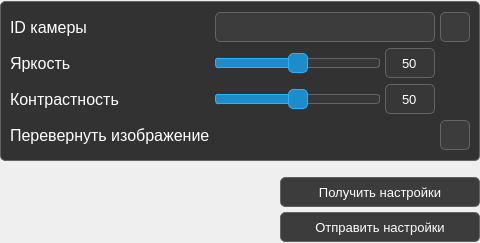
<?xml version="1.0" encoding="UTF-8"?>
<ui version="4.0">
 <class>CameraSettingsWidget</class>
 <widget class="QWidget" name="CameraSettingsWidget">
  <property name="geometry">
   <rect>
    <x>0</x>
    <y>0</y>
    <width>480</width>
    <height>243</height>
   </rect>
  </property>
  <property name="minimumSize">
   <size>
    <width>480</width>
    <height>243</height>
   </size>
  </property>
  <property name="maximumSize">
   <size>
    <width>480</width>
    <height>243</height>
   </size>
  </property>
  <property name="windowTitle">
   <string>CameraSettingsWidget</string>
  </property>
  <layout class="QGridLayout" name="gridLayout_2">
   <property name="leftMargin">
    <number>0</number>
   </property>
   <property name="topMargin">
    <number>0</number>
   </property>
   <property name="rightMargin">
    <number>0</number>
   </property>
   <property name="bottomMargin">
    <number>0</number>
   </property>
   <property name="spacing">
    <number>0</number>
   </property>
   <item row="0" column="0">
    <widget class="QWidget" name="MainWidget" native="true">
     <property name="sizePolicy">
      <sizepolicy hsizetype="Preferred" vsizetype="Preferred">
       <horstretch>0</horstretch>
       <verstretch>0</verstretch>
      </sizepolicy>
     </property>
     <property name="minimumSize">
      <size>
       <width>480</width>
       <height>160</height>
      </size>
     </property>
     <property name="maximumSize">
      <size>
       <width>480</width>
       <height>160</height>
      </size>
     </property>
     <property name="styleSheet">
      <string notr="true">background-color: rgb(50,50,50);
border: 1px solid rgb(100,100,100);
border-radius: 5px;</string>
     </property>
     <layout class="QGridLayout" name="gridLayout">
      <property name="leftMargin">
       <number>10</number>
      </property>
      <property name="topMargin">
       <number>10</number>
      </property>
      <property name="rightMargin">
       <number>10</number>
      </property>
      <property name="bottomMargin">
       <number>10</number>
      </property>
      <property name="spacing">
       <number>5</number>
      </property>
      <item row="0" column="0">
       <widget class="QLabel" name="CameraIDLabel">
        <property name="sizePolicy">
         <sizepolicy hsizetype="Preferred" vsizetype="Fixed">
          <horstretch>0</horstretch>
          <verstretch>0</verstretch>
         </sizepolicy>
        </property>
        <property name="minimumSize">
         <size>
          <width>0</width>
          <height>30</height>
         </size>
        </property>
        <property name="maximumSize">
         <size>
          <width>16777215</width>
          <height>30</height>
         </size>
        </property>
        <property name="font">
         <font>
          <pointsize>12</pointsize>
         </font>
        </property>
        <property name="styleSheet">
         <string notr="true">color:rgb(255,255,255);
border: none;
background: transparent;</string>
        </property>
        <property name="text">
         <string>ID камеры</string>
        </property>
       </widget>
      </item>
      <item row="0" column="3">
       <widget class="QPushButton" name="RefreshCameraIDsButton">
        <property name="sizePolicy">
         <sizepolicy hsizetype="Fixed" vsizetype="Fixed">
          <horstretch>0</horstretch>
          <verstretch>0</verstretch>
         </sizepolicy>
        </property>
        <property name="minimumSize">
         <size>
          <width>30</width>
          <height>30</height>
         </size>
        </property>
        <property name="maximumSize">
         <size>
          <width>30</width>
          <height>30</height>
         </size>
        </property>
        <property name="font">
         <font>
          <family>Arial</family>
          <pointsize>10</pointsize>
          <weight>50</weight>
          <bold>false</bold>
          <stylestrategy>PreferDefault</stylestrategy>
          <kerning>true</kerning>
         </font>
        </property>
        <property name="cursor">
         <cursorShape>ArrowCursor</cursorShape>
        </property>
        <property name="toolTip">
         <string>Обновить</string>
        </property>
        <property name="layoutDirection">
         <enum>Qt::RightToLeft</enum>
        </property>
        <property name="styleSheet">
         <string notr="true">QPushButton {
	color: white;
	background-color:rgb(60,60,60);
	border: 1px solid rgb(100,100,100);
	border-radius:5px;
	icon: url(Icons/ReloadIcon.png);
}

QPushButton:hover:!pressed {
    background-color: rgb(70,70,70);
}

QToolTip
{
	color: white;
	background-color: rgb(30,140,200);
	border: 1px solid rgb(38,179,255);
	border-radius: 3px;
}</string>
        </property>
        <property name="text">
         <string/>
        </property>
        <property name="iconSize">
         <size>
          <width>20</width>
          <height>20</height>
         </size>
        </property>
        <property name="autoDefault">
         <bool>false</bool>
        </property>
       </widget>
      </item>
      <item row="1" column="0">
       <widget class="QLabel" name="BrighnessLabel">
        <property name="sizePolicy">
         <sizepolicy hsizetype="Preferred" vsizetype="Fixed">
          <horstretch>0</horstretch>
          <verstretch>0</verstretch>
         </sizepolicy>
        </property>
        <property name="minimumSize">
         <size>
          <width>0</width>
          <height>30</height>
         </size>
        </property>
        <property name="maximumSize">
         <size>
          <width>16777215</width>
          <height>30</height>
         </size>
        </property>
        <property name="font">
         <font>
          <pointsize>12</pointsize>
          <weight>50</weight>
          <bold>false</bold>
         </font>
        </property>
        <property name="styleSheet">
         <string notr="true">color:rgb(255,255,255);
border: none;
background: transparent;</string>
        </property>
        <property name="text">
         <string>Яркость</string>
        </property>
       </widget>
      </item>
      <item row="1" column="1">
       <widget class="QSlider" name="BrightnessSlider">
        <property name="sizePolicy">
         <sizepolicy hsizetype="Preferred" vsizetype="Fixed">
          <horstretch>0</horstretch>
          <verstretch>0</verstretch>
         </sizepolicy>
        </property>
        <property name="minimumSize">
         <size>
          <width>0</width>
          <height>30</height>
         </size>
        </property>
        <property name="maximumSize">
         <size>
          <width>16777215</width>
          <height>30</height>
         </size>
        </property>
        <property name="styleSheet">
         <string notr="true">QSlider {
	background: transparent;
	border: none;
}

QSlider::groove:horizontal {
    border: 1px solid rgb(100,100,100);
	border-radius: 3px;
    height: 8px;
    background: rgb(55,55,55);
    margin: 2px 0;
}

QSlider::handle:horizontal {
    background: rgb(30,140,200);
    border: 1px solid rgb(38,179,255);
	border-radius: 5px;
    width: 18px;
    margin: -6px 0; /* handle is placed by default on the contents rect of the groove. Expand outside the groove */
}

QSlider::sub-page:horizontal {
    border: 1px solid rgb(38,179,255);
	border-radius: 3px;
    height: 8px;
    background: rgb(30,140,200);
	margin: 2px 0;
}</string>
        </property>
        <property name="maximum">
         <number>100</number>
        </property>
        <property name="singleStep">
         <number>1</number>
        </property>
        <property name="pageStep">
         <number>1</number>
        </property>
        <property name="value">
         <number>50</number>
        </property>
        <property name="sliderPosition">
         <number>50</number>
        </property>
        <property name="orientation">
         <enum>Qt::Horizontal</enum>
        </property>
        <property name="tickPosition">
         <enum>QSlider::NoTicks</enum>
        </property>
        <property name="tickInterval">
         <number>0</number>
        </property>
       </widget>
      </item>
      <item row="1" column="2">
       <widget class="QLineEdit" name="BrightnessEdit">
        <property name="sizePolicy">
         <sizepolicy hsizetype="Fixed" vsizetype="Fixed">
          <horstretch>0</horstretch>
          <verstretch>0</verstretch>
         </sizepolicy>
        </property>
        <property name="minimumSize">
         <size>
          <width>50</width>
          <height>30</height>
         </size>
        </property>
        <property name="maximumSize">
         <size>
          <width>50</width>
          <height>30</height>
         </size>
        </property>
        <property name="font">
         <font>
          <family>Arial</family>
          <pointsize>10</pointsize>
          <weight>50</weight>
          <italic>false</italic>
          <bold>false</bold>
          <kerning>true</kerning>
         </font>
        </property>
        <property name="mouseTracking">
         <bool>false</bool>
        </property>
        <property name="styleSheet">
         <string notr="true">QLineEdit {
	font: 10pt &quot;Arial&quot;;
	color: white;
	background: rgb(55,55,55);
	selection-background-color: rgb(30,140,200);
    border: 1px solid rgb(100,100,100);
    border-radius: 5px;
}</string>
        </property>
        <property name="text">
         <string>50</string>
        </property>
        <property name="maxLength">
         <number>3</number>
        </property>
        <property name="alignment">
         <set>Qt::AlignCenter</set>
        </property>
        <property name="readOnly">
         <bool>false</bool>
        </property>
       </widget>
      </item>
      <item row="2" column="0">
       <widget class="QLabel" name="ContrastLabel">
        <property name="sizePolicy">
         <sizepolicy hsizetype="Preferred" vsizetype="Fixed">
          <horstretch>0</horstretch>
          <verstretch>0</verstretch>
         </sizepolicy>
        </property>
        <property name="minimumSize">
         <size>
          <width>0</width>
          <height>30</height>
         </size>
        </property>
        <property name="maximumSize">
         <size>
          <width>16777215</width>
          <height>30</height>
         </size>
        </property>
        <property name="font">
         <font>
          <pointsize>12</pointsize>
          <weight>50</weight>
          <bold>false</bold>
         </font>
        </property>
        <property name="styleSheet">
         <string notr="true">color:rgb(255,255,255);
border: none;
background: transparent;</string>
        </property>
        <property name="text">
         <string>Контрастность</string>
        </property>
       </widget>
      </item>
      <item row="2" column="1">
       <widget class="QSlider" name="ContrastSlider">
        <property name="sizePolicy">
         <sizepolicy hsizetype="Preferred" vsizetype="Fixed">
          <horstretch>0</horstretch>
          <verstretch>0</verstretch>
         </sizepolicy>
        </property>
        <property name="minimumSize">
         <size>
          <width>0</width>
          <height>30</height>
         </size>
        </property>
        <property name="maximumSize">
         <size>
          <width>16777215</width>
          <height>30</height>
         </size>
        </property>
        <property name="styleSheet">
         <string notr="true">QSlider {
	background: transparent;
	border: none;
}

QSlider::groove:horizontal {
    border: 1px solid rgb(100,100,100);
	border-radius: 3px;
    height: 8px;
    background: rgb(55,55,55);
    margin: 2px 0;
}

QSlider::handle:horizontal {
    background: rgb(30,140,200);
    border: 1px solid rgb(38,179,255);
	border-radius: 5px;
    width: 18px;
    margin: -6px 0; /* handle is placed by default on the contents rect of the groove. Expand outside the groove */
}

QSlider::sub-page:horizontal {
    border: 1px solid rgb(38,179,255);
	border-radius: 3px;
    height: 8px;
    background: rgb(30,140,200);
	margin: 2px 0;
}</string>
        </property>
        <property name="maximum">
         <number>100</number>
        </property>
        <property name="singleStep">
         <number>1</number>
        </property>
        <property name="pageStep">
         <number>1</number>
        </property>
        <property name="value">
         <number>50</number>
        </property>
        <property name="sliderPosition">
         <number>50</number>
        </property>
        <property name="orientation">
         <enum>Qt::Horizontal</enum>
        </property>
        <property name="tickPosition">
         <enum>QSlider::NoTicks</enum>
        </property>
        <property name="tickInterval">
         <number>0</number>
        </property>
       </widget>
      </item>
      <item row="2" column="2">
       <widget class="QLineEdit" name="ContrastEdit">
        <property name="sizePolicy">
         <sizepolicy hsizetype="Fixed" vsizetype="Fixed">
          <horstretch>0</horstretch>
          <verstretch>0</verstretch>
         </sizepolicy>
        </property>
        <property name="minimumSize">
         <size>
          <width>50</width>
          <height>30</height>
         </size>
        </property>
        <property name="maximumSize">
         <size>
          <width>50</width>
          <height>30</height>
         </size>
        </property>
        <property name="font">
         <font>
          <family>Arial</family>
          <pointsize>10</pointsize>
          <weight>50</weight>
          <italic>false</italic>
          <bold>false</bold>
          <kerning>true</kerning>
         </font>
        </property>
        <property name="mouseTracking">
         <bool>false</bool>
        </property>
        <property name="styleSheet">
         <string notr="true">QLineEdit {
	font: 10pt &quot;Arial&quot;;
	color: white;
	background: rgb(55,55,55);
	selection-background-color: rgb(30,140,200);
    border: 1px solid rgb(100,100,100);
    border-radius: 5px;
}</string>
        </property>
        <property name="text">
         <string>50</string>
        </property>
        <property name="maxLength">
         <number>3</number>
        </property>
        <property name="alignment">
         <set>Qt::AlignCenter</set>
        </property>
        <property name="readOnly">
         <bool>false</bool>
        </property>
       </widget>
      </item>
      <item row="3" column="0">
       <widget class="QLabel" name="RotateImageLabel">
        <property name="sizePolicy">
         <sizepolicy hsizetype="Preferred" vsizetype="Fixed">
          <horstretch>0</horstretch>
          <verstretch>0</verstretch>
         </sizepolicy>
        </property>
        <property name="minimumSize">
         <size>
          <width>0</width>
          <height>30</height>
         </size>
        </property>
        <property name="maximumSize">
         <size>
          <width>16777215</width>
          <height>30</height>
         </size>
        </property>
        <property name="font">
         <font>
          <family>MS Shell Dlg 2</family>
          <pointsize>12</pointsize>
          <weight>50</weight>
          <bold>false</bold>
          <kerning>true</kerning>
         </font>
        </property>
        <property name="mouseTracking">
         <bool>false</bool>
        </property>
        <property name="styleSheet">
         <string notr="true">color:rgb(255,255,255);
border: none;
background: transparent;</string>
        </property>
        <property name="text">
         <string>Перевернуть изображение</string>
        </property>
       </widget>
      </item>
      <item row="3" column="3">
       <widget class="QCheckBox" name="RotateImageCheckBox">
        <property name="sizePolicy">
         <sizepolicy hsizetype="Fixed" vsizetype="Fixed">
          <horstretch>0</horstretch>
          <verstretch>0</verstretch>
         </sizepolicy>
        </property>
        <property name="minimumSize">
         <size>
          <width>30</width>
          <height>30</height>
         </size>
        </property>
        <property name="maximumSize">
         <size>
          <width>30</width>
          <height>30</height>
         </size>
        </property>
        <property name="mouseTracking">
         <bool>false</bool>
        </property>
        <property name="toolTip">
         <string/>
        </property>
        <property name="layoutDirection">
         <enum>Qt::RightToLeft</enum>
        </property>
        <property name="styleSheet">
         <string notr="true">QCheckBox {
    spacing: 5px;
	border: none;
}

QCheckBox::indicator {
	background-color: rgb(60,60,60);
	border: 1px solid rgb(100,100,100);
	border-radius: 5px;
    width: 28px;
    height: 28px;
}

QCheckBox::indicator:unchecked {
    background-color: rgb(60,60,60);
	border-color: rgb(100,100,100);
}

QCheckBox::indicator::unchecked:hover
{
	background-color: rgb(70,70,70);
}

QCheckBox::indicator:checked {
    background-color: rgb(30,140,200);
	border-color: rgb(38,179,255);
	image: url(Icons/CheckBoxIndicator.png);
}

QCheckBox::indicator::checked:hover
{
	background-color: rgb(40,150,210);
}

QToolTip
{
	color: white;
	background-color: rgb(30,140,200);
	border: 1px solid rgb(38,179,255);
	border-radius: 3px;
}</string>
        </property>
        <property name="text">
         <string/>
        </property>
        <property name="iconSize">
         <size>
          <width>10</width>
          <height>10</height>
         </size>
        </property>
        <property name="checked">
         <bool>true</bool>
        </property>
       </widget>
      </item>
      <item row="0" column="1" colspan="2">
       <widget class="QComboBox" name="CameraIDComboBox">
        <property name="minimumSize">
         <size>
          <width>0</width>
          <height>30</height>
         </size>
        </property>
        <property name="maximumSize">
         <size>
          <width>16777215</width>
          <height>30</height>
         </size>
        </property>
        <property name="styleSheet">
         <string notr="true">QComboBox {
	font: 10pt &quot;MS Shell Dlg 2&quot;;
	color: white;
    padding: 1px 18px 1px 5px;
}

QComboBox:editable {
    background: rgb(60,60,60);
	border: 1px solid rgb(100,100,100) ;
    border-top-left-radius: 5px;
	border-top-right-radius: 5px;
}

QComboBox:!editable, QComboBox::drop-down:editable { /* Штука не выдвинута*/
	background: rgb(60,60,60);
	border: 1px solid rgb(100,100,100) ;
    border-top-left-radius: 5px;
	border-top-right-radius: 5px;
	border-bottom-left-radius: 5px;
	border-bottom-right-radius: 5px;
}

QComboBox:!editable:on, QComboBox::drop-down:editable:on { /* Штука выдвинута*/
	background: rgb(60,60,60);
	border: 1px solid rgb(100,100,100) ;
    border-top-left-radius: 5px;
	border-top-right-radius: 5px;
	border-bottom-left-radius: 0px;
	border-bottom-right-radius: 0px;
} 

QComboBox::drop-down {
    subcontrol-origin: padding;
    subcontrol-position: top right;
    width: 15px;

    border-top-right-radius: 5px; /* same radius as the QComboBox */
    border-bottom-right-radius: 5px;
}

QComboBox::down-arrow {
    image: url(Icons/ComboBoxDownArrow.png);
	width: 10px;
	height: 10px;
	right: 5px;
} 

QComboBox::down-arrow:on { /* shift the arrow when popup is open */
    image: url(Icons/ComboBoxUpArrow.png);
}

QComboBox QAbstractItemView {
	color: white;
	border: 1px solid rgb(100,100,100) ;
	border-radius: 5px;
	border-top-left-radius: 0px;
	border-top-right-radius: 0px;
	background-color: rgb(60,60,60);
    selection-background-color: rgb(30,140,200);
}</string>
        </property>
       </widget>
      </item>
     </layout>
    </widget>
   </item>
   <item row="1" column="0">
    <spacer name="verticalSpacer_4">
     <property name="orientation">
      <enum>Qt::Vertical</enum>
     </property>
     <property name="sizeType">
      <enum>QSizePolicy::Fixed</enum>
     </property>
     <property name="sizeHint" stdset="0">
      <size>
       <width>20</width>
       <height>15</height>
      </size>
     </property>
    </spacer>
   </item>
   <item row="2" column="0">
    <widget class="QWidget" name="ButtonsWidget" native="true">
     <property name="sizePolicy">
      <sizepolicy hsizetype="Preferred" vsizetype="Fixed">
       <horstretch>0</horstretch>
       <verstretch>0</verstretch>
      </sizepolicy>
     </property>
     <property name="minimumSize">
      <size>
       <width>341</width>
       <height>0</height>
      </size>
     </property>
     <property name="maximumSize">
      <size>
       <width>16777215</width>
       <height>16777215</height>
      </size>
     </property>
     <property name="styleSheet">
      <string notr="true">background-color: transparent;
border: none;</string>
     </property>
     <layout class="QGridLayout" name="gridLayout_6">
      <property name="leftMargin">
       <number>0</number>
      </property>
      <property name="topMargin">
       <number>0</number>
      </property>
      <property name="rightMargin">
       <number>0</number>
      </property>
      <property name="bottomMargin">
       <number>0</number>
      </property>
      <property name="spacing">
       <number>5</number>
      </property>
      <item row="0" column="1">
       <widget class="QPushButton" name="ReceiveSettingsButton">
        <property name="sizePolicy">
         <sizepolicy hsizetype="Preferred" vsizetype="Fixed">
          <horstretch>0</horstretch>
          <verstretch>0</verstretch>
         </sizepolicy>
        </property>
        <property name="minimumSize">
         <size>
          <width>200</width>
          <height>30</height>
         </size>
        </property>
        <property name="font">
         <font>
          <family>MS Shell Dlg 2</family>
          <pointsize>10</pointsize>
          <weight>50</weight>
          <bold>false</bold>
          <kerning>true</kerning>
         </font>
        </property>
        <property name="mouseTracking">
         <bool>false</bool>
        </property>
        <property name="styleSheet">
         <string notr="true">QPushButton {
color: white;
background-color:rgb(60,60,60);
border: 1px solid rgb(100,100,100);
border-radius:5px;
}

QPushButton:hover:!pressed {
    background-color: rgb(70,70,70);
}</string>
        </property>
        <property name="text">
         <string>Получить настройки</string>
        </property>
        <property name="flat">
         <bool>false</bool>
        </property>
       </widget>
      </item>
      <item row="1" column="1">
       <widget class="QPushButton" name="SendSettingsButton">
        <property name="sizePolicy">
         <sizepolicy hsizetype="Preferred" vsizetype="Fixed">
          <horstretch>0</horstretch>
          <verstretch>0</verstretch>
         </sizepolicy>
        </property>
        <property name="minimumSize">
         <size>
          <width>200</width>
          <height>30</height>
         </size>
        </property>
        <property name="font">
         <font>
          <family>MS Shell Dlg 2</family>
          <pointsize>10</pointsize>
          <weight>50</weight>
          <bold>false</bold>
          <kerning>true</kerning>
         </font>
        </property>
        <property name="mouseTracking">
         <bool>false</bool>
        </property>
        <property name="styleSheet">
         <string notr="true">QPushButton {
color: white;
background-color:rgb(60,60,60);
border: 1px solid rgb(100,100,100);
border-radius:5px;
}

QPushButton:hover:!pressed {
    background-color: rgb(70,70,70);
}</string>
        </property>
        <property name="text">
         <string>Отправить настройки</string>
        </property>
       </widget>
      </item>
      <item row="0" column="0">
       <spacer name="horizontalSpacer_5">
        <property name="orientation">
         <enum>Qt::Horizontal</enum>
        </property>
        <property name="sizeHint" stdset="0">
         <size>
          <width>40</width>
          <height>20</height>
         </size>
        </property>
       </spacer>
      </item>
     </layout>
    </widget>
   </item>
  </layout>
 </widget>
 <resources/>
 <connections/>
</ui>
